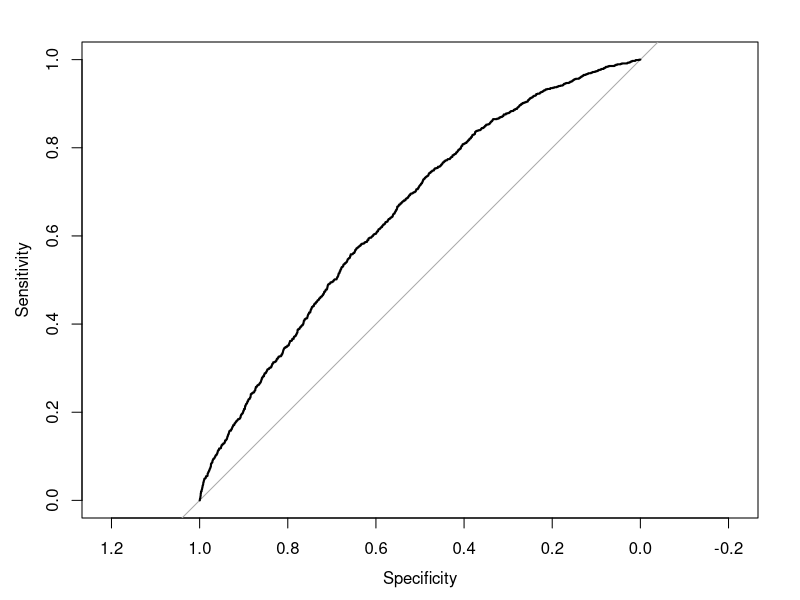

This chart was generated by the following R code:

#### REGRESSAO LOGISTICA 
library(readr)
library(pROC)

test_set <- read_csv("test_set.csv")
training_set <- read_csv("training_set.csv")
attach(c(test_set, training_set))
test_set$X1 <- NULL
training_set$X1 <- NULL
# vamos construir um pequeno modelo para entendermos como funciona
log_model_cat <- glm(loan_status ~ ir_cat,
                     family = "binomial",
                     data = training_set
)


# Vamos ver os parametros do modelo 
log_model_cat

#QUANTO QUE A CHANCE DE DEFAULT AUMENTA SE COMPARARMOS 0-8 (variavel de referencia) COM 8-11
exp(log_model_cat$coefficients["ir_cat8-11"])

####Vamos construir um modelo maior com a seguinte linha de codigo
log_model_multi <- glm(loan_status ~ age + ir_cat + grade + loan_amnt + annual_inc, family = "binomial", data = training_set)


#### vamos ver os niveis de significancia dos parametros
summary(log_model_multi)

#### vamos usar a funcao predict para testar nosso modelo no test_set
predictions_all_small <- predict(log_model_multi, newdata = test_set, type = "response")

#### vamos verificar a variacao do nosso modelo de reg_logistica
range(predictions_all_small)

#### vamos finalmente construir um modelo com todos os parametros 
log_model_full <- glm(loan_status ~ ., family = "binomial", data = training_set)

#### Make PD-predictions for all test set elements using the the full logistic regression model
predictions_all_full <- predict(log_model_full, newdata = test_set, type = "response")

# vamos verificar novamente a variacao de probabilidade do nosso modelo
round(range(predictions_all_full),5)*100


### Vamos construir um vetor binario, transformando probabilidades acima de 15% 
### como 1 para default e probabilidades abaixo ou igual a 15% como nao default
pred_cutoff_15 <- ifelse(predictions_all_full > .15, 1,0)

# Construct a confusion matrix
table(test_set$loan_status, pred_cutoff_15)

# Classification accuracy=(TP+TN)(TP+FP+TN+FN)
# Sensitivity=TP(TP+FN)
# Specificity=TN(TN+FP)

# Load the pROC-package
#library(pROC)
# Construct the objects containing ROC-information
ROC_all_full <- roc(test_set$loan_status, predictions_all_full)

# Draw all ROCs on one plot
plot(ROC_all_full)

# Compute the AUCs
auc(ROC_all_full)

